Frame 1 (no input): blank canvas, image omitted
Frame 60 (the mouse pressed at the canvas centre just before this capture): blank canvas, image omitted
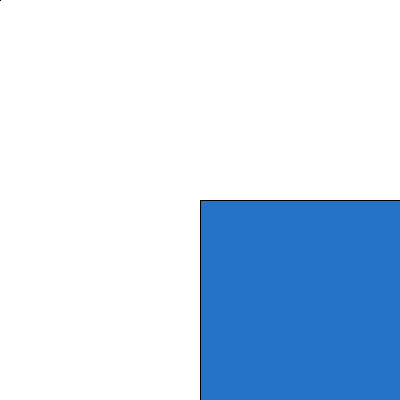
Frame 120 (the mouse held since frame 60 and released just before this capture)

The Processing sketch whose frames 1 and 60 were blank and that drew this single picture after the mouse press (run headless with seeded random() and noise(); from frame 60 on, the mouse is pressed at the canvas centre):

// Processing sketch: processing_109285
// ── processing_109285.pde

/*

Pinak Saha  (0408908)
Visual Foundation Studio 
Homework #2
09/11/2013

Task:

andomize values of 3 different properties at the same 
time. Possible properties (but not limited to) are: scale, 
size, position, color, etc.

*/


void setup()
{
  size(400,400);
  background(#ffffff);
}

void draw()
{
    //Generates a random color
    fill( random(255), random(255), random(255), random(255));
    
    //draws a rectangle based on your current cursor position
    rect(mouseX,mouseY,mouseX,mouseY);
}
